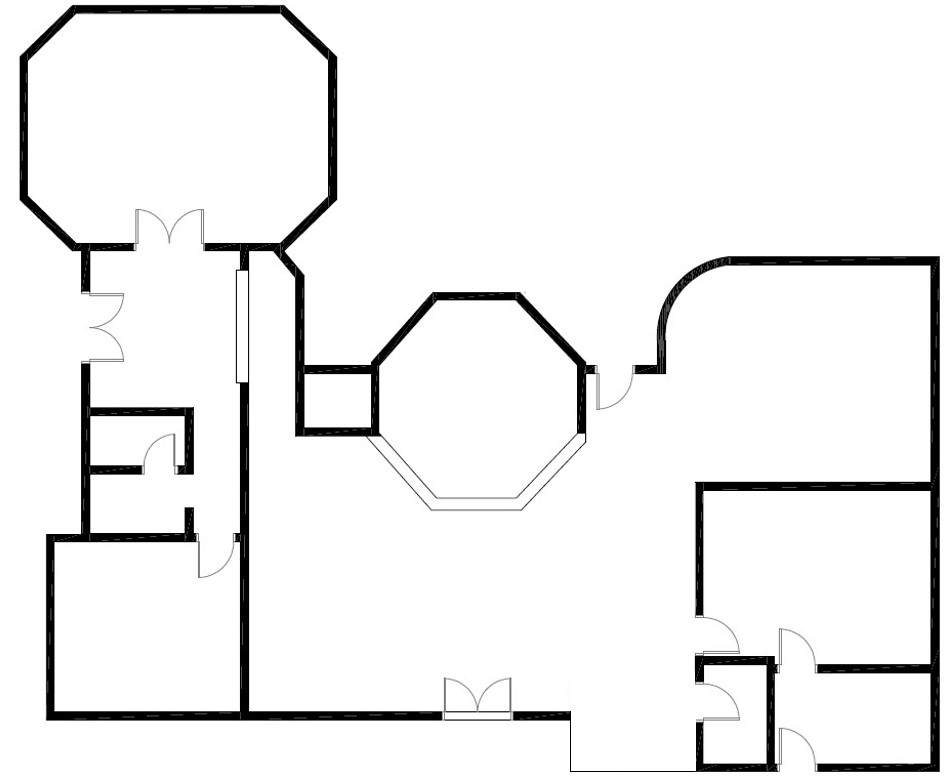
%> input picture IntegratedCode/testBlueprint2.jpg, 951 x 780 px
$ octave Main_Program.m   (GNU Octave 9; MATLAB toolbox functions it lacks are replaced by stand-ins)
%> lines starting %> are read from the running program, lines starting %| are printed output that depends on the picture; in (x1, y1, x2, y2) boxes, pixels count from 0 and x2, y2 are one past the last pixel; in counts of white or black regions, pixels touching at a corner belong together; the program's own positions count from 1
### IntegratedCode/getBinaryMap.m
% Get_Binary_Map
% Binarize the map into a matrix

function BinaryMap = getBinaryMap(jpgFile, s)
%> called with jpgFile = 'testBlueprint2.jpg', s = 0.05

    % Read Map jpeg file from workspace
    Map = imread(jpgFile);
%> Map is the input picture: size 780x951x3 uint8; min 0, max 255, mean 239.2

    % convert each vector in the third dimension to a level of grey
    GrayscaleMap = rgb2gray(Map);

    % Obtain the binary matrix of the map
    BinaryMap0 = imbinarize(GrayscaleMap, s);
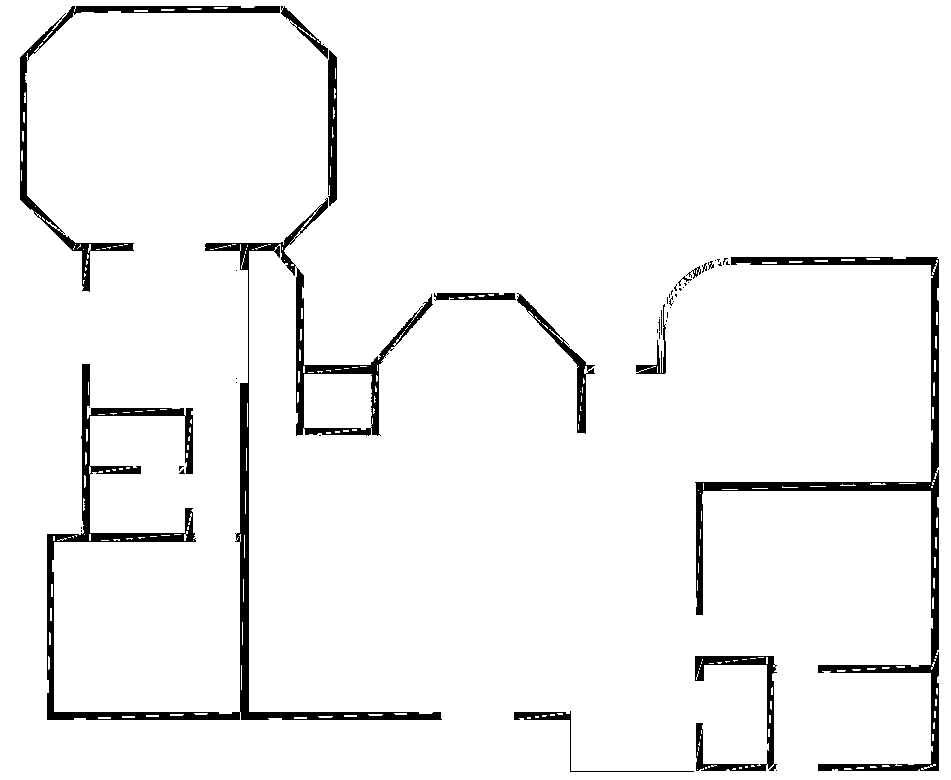
%> BinaryMap0: size 780x951 logical; 95.3% white; 49 black regions (33 under 20 px), largest, box (x1, y1, x2, y2) and area: (47, 198, 442, 720) 12011, (695, 257, 939, 771) 9250, (20, 6, 280, 292) 3716

    % Cleans the Binary Map from unwanted pixels
    size_small_obj = 50;
    BinaryMap1 = bwareaopen(BinaryMap0,size_small_obj);
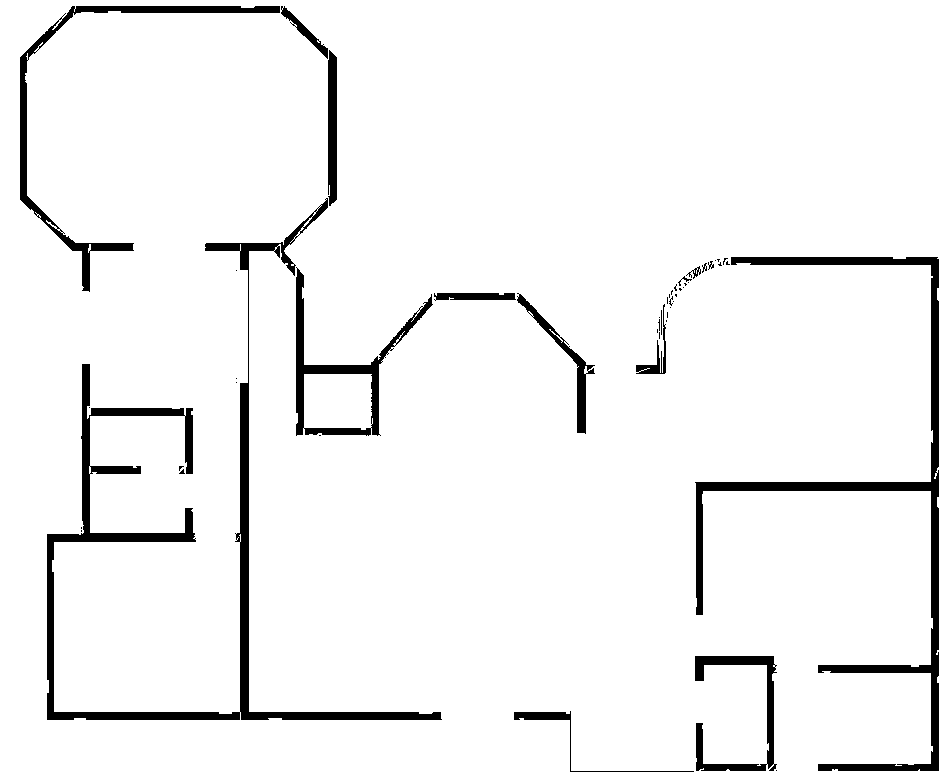
%> BinaryMap1: size 780x951 logical; 94.9% white; 49 black regions (33 under 20 px), largest, box (x1, y1, x2, y2) and area: (47, 198, 442, 720) 13002, (695, 257, 939, 771) 10108, (20, 6, 280, 292) 4018
    BinaryMap2 = bwareaopen(~BinaryMap1,size_small_obj);
    BinaryMap = ~BinaryMap2;

return

### IntegratedCode/speechRecognition.m
function [textString] = speechRecognition(audio_file)
%   Returns the sampled data and the sample rate FS, in Hertz
    [samples, fs] = audioread(audio_file);
    y = samples(:,1);

%   Creates a speechClient object to interface with Google's cloud-based speech API
    speechObject = speechClient('Google','languageCode','en-US');

%   Returns a table that contains the transcription and confidence metrics.
    tableOut = speech2text(speechObject, y, fs);
    textArray = table2array(tableOut(:,1));

%   Concatenates the trascription array (textArray) into one string (textString)
    textdefault = '';
    for i=1:numel(textArray)
        textString = strcat(textdefault,textArray(i));
        textdefault = textString;
    end
end

### IntegratedCode/Main_Program.m
% MAIN PROGRAM
% This program interfaces all modules
% By: Orjwan Zaafarani, Noura Aldakhil, Dana AlAhdal, Afnan Safhi

% clear all;
% close all;
% clc;

%% MAP MODELING

% Binarize the map into a matrix with a level of gray threshold
BinaryMap = getBinaryMap('testBlueprint2.jpg',0.05);
save('BinaryMap.mat','BinaryMap');
load BinaryMap;

% Create a 2 layer martix, one with the Binary Map, the second with the user (2) and destination (3) coordinates
global TwoLayerMap
[m,n] = size(BinaryMap);
%> m = 780; n = 951
TwoLayerMap = zeros(m,n,2);
TwoLayerMap(:,:,1) = BinaryMap;

%% USER'S LOCATION

% Location Parameters (temporary)
userLocation = [730,310];
userLocation1 = [530,450]; % user location (coordinates)
userIndex = 2; % tag the user with this number

% Place user location on the map
loc_ind = {userLocation(1), userLocation(2), 2};
TwoLayerMap(loc_ind{:}) = userIndex; %in layer 2 put the number two (third dimension) to tag the user location

%%  DESTINATION

% Retrieve audio file from user
system(rpi, 'arecord --format=S16_LE --rate=16000 --duration=5 --file-type=wav restroomRequest.wav');
getFile(rpi,'/home/pi/restroomRequest.wav');
%> (this line was passed over: rpi is not available in this run)

% Envoke speech recognition and matches keywords
Text = speechRecognition('restroomRequest.wav');
%> the run ends on the next line
